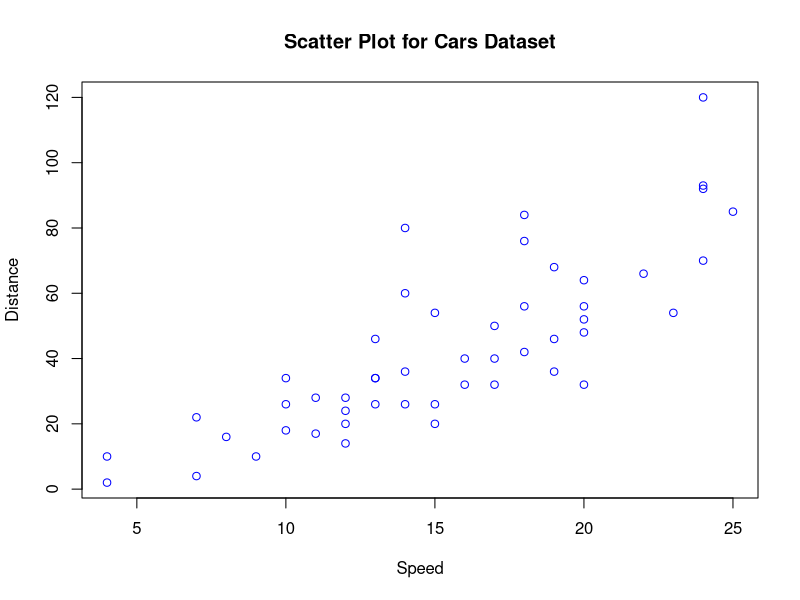
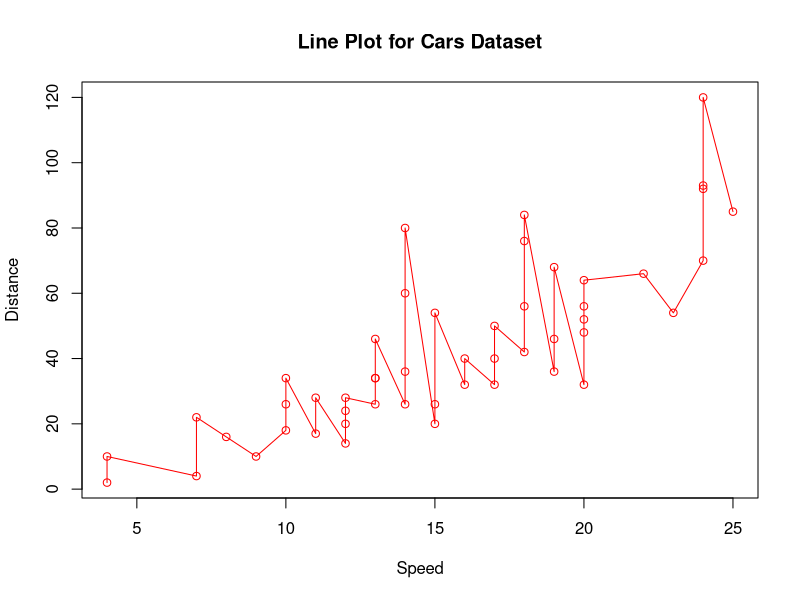

Here is the R script that generated these plots, in order:
## ---- chunk 1
setwd(getwd())
data(cars)
cars
## ---- chunk 2
attach(cars)
## ---- chunk 3
plot(cars, main="Scatter Plot for Cars Dataset", col="blue", xlab="Speed", ylab="Distance")
## ---- chunk 4
plot(cars, main="Line Plot for Cars Dataset", type="o", col="red", xlab="Speed", ylab="Distance")
## ---- chunk 5
summary(cars)
## ---- chunk 6
summ <- summary(cars)
max.speed.str <- summ[,1][6]
max.speed.str <- strsplit(max.speed.str, ":")
max.speed <- max.speed.str[[1]][2]

min.dist.str <- summ[,2][1]
min.dist.str <- strsplit(min.dist.str, ":  ")
min.dist <- min.dist.str[[1]][2]

str <- paste0("Maximum speed is ", max.speed, ", and minimum distance is ",min.dist)
str
